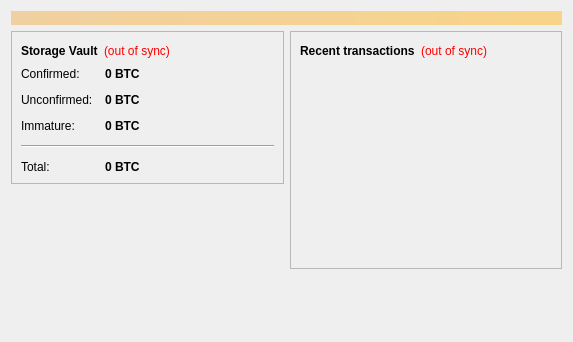
<?xml version="1.0" encoding="UTF-8"?>
<ui version="4.0">
 <class>OverviewPage</class>
 <widget class="QWidget" name="OverviewPage">
  <property name="geometry">
   <rect>
    <x>0</x>
    <y>0</y>
    <width>573</width>
    <height>342</height>
   </rect>
  </property>
  <property name="windowTitle">
   <string>Form</string>
  </property>
  <layout class="QVBoxLayout" name="topLayout">
   <item>
    <widget class="QLabel" name="labelAlerts">
     <property name="visible">
      <bool>false</bool>
     </property>
     <property name="styleSheet">
      <string notr="true">background-color: qlineargradient(x1: 0, y1: 0, x2: 1, y2: 0, stop:0 #F0D0A0, stop:1 #F8D488); color:#000000;</string>
     </property>
     <property name="wordWrap">
      <bool>true</bool>
     </property>
     <property name="margin">
      <number>3</number>
     </property>
    </widget>
   </item>
   <item>
    <layout class="QHBoxLayout" name="horizontalLayout" stretch="1,1">
     <item>
      <layout class="QVBoxLayout" name="verticalLayout_2">
       <item>
        <widget class="QFrame" name="frame">
         <property name="frameShape">
          <enum>QFrame::StyledPanel</enum>
         </property>
         <property name="frameShadow">
          <enum>QFrame::Raised</enum>
         </property>
         <layout class="QVBoxLayout" name="verticalLayout_4">
          <item>
           <layout class="QHBoxLayout" name="horizontalLayout_4">
            <item>
             <widget class="QLabel" name="label_5">
              <property name="font">
               <font>
                <weight>75</weight>
                <bold>true</bold>
               </font>
              </property>
              <property name="text">
               <string>Storage Vault</string>
              </property>
             </widget>
            </item>
            <item>
             <widget class="QLabel" name="labelWalletStatus">
              <property name="toolTip">
               <string>The displayed information may be out of date. Your wallet automatically synchronizes with the platinum network after a connection is established, but this process has not completed yet.</string>
              </property>
              <property name="styleSheet">
               <string notr="true">QLabel { color: red; }</string>
              </property>
              <property name="text">
               <string notr="true">(out of sync)</string>
              </property>
              <property name="alignment">
               <set>Qt::AlignLeading|Qt::AlignLeft|Qt::AlignVCenter</set>
              </property>
             </widget>
            </item>
            <item>
             <spacer name="horizontalSpacer_2">
              <property name="orientation">
               <enum>Qt::Horizontal</enum>
              </property>
              <property name="sizeHint" stdset="0">
               <size>
                <width>40</width>
                <height>20</height>
               </size>
              </property>
             </spacer>
            </item>
           </layout>
          </item>
          <item>
           <layout class="QFormLayout" name="formLayout_2">
            <property name="fieldGrowthPolicy">
             <enum>QFormLayout::AllNonFixedFieldsGrow</enum>
            </property>
            <property name="horizontalSpacing">
             <number>12</number>
            </property>
            <property name="verticalSpacing">
             <number>12</number>
            </property>
            <item row="0" column="0">
             <widget class="QLabel" name="label">
              <property name="text">
               <string>Confirmed:</string>
              </property>
             </widget>
            </item>
            <item row="0" column="1">
             <widget class="QLabel" name="labelBalance">
              <property name="font">
               <font>
                <weight>75</weight>
                <bold>true</bold>
               </font>
              </property>
              <property name="cursor">
               <cursorShape>IBeamCursor</cursorShape>
              </property>
              <property name="toolTip">
               <string>Your current spendable balance</string>
              </property>
              <property name="text">
               <string notr="true">0 BTC</string>
              </property>
              <property name="textInteractionFlags">
               <set>Qt::LinksAccessibleByMouse|Qt::TextSelectableByKeyboard|Qt::TextSelectableByMouse</set>
              </property>
             </widget>
            </item>
            <item row="1" column="0">
             <widget class="QLabel" name="label_3">
              <property name="text">
               <string>Unconfirmed:</string>
              </property>
             </widget>
            </item>
            <item row="1" column="1">
             <widget class="QLabel" name="labelUnconfirmed">
              <property name="font">
               <font>
                <weight>75</weight>
                <bold>true</bold>
               </font>
              </property>
              <property name="cursor">
               <cursorShape>IBeamCursor</cursorShape>
              </property>
              <property name="toolTip">
               <string>Total of transactions that have yet to be confirmed, and do not yet count toward the spendable balance</string>
              </property>
              <property name="text">
               <string notr="true">0 BTC</string>
              </property>
              <property name="textInteractionFlags">
               <set>Qt::LinksAccessibleByMouse|Qt::TextSelectableByKeyboard|Qt::TextSelectableByMouse</set>
              </property>
             </widget>
            </item>
            <item row="2" column="0">
             <widget class="QLabel" name="labelImmatureText">
              <property name="text">
               <string>Immature:</string>
              </property>
             </widget>
            </item>
            <item row="2" column="1">
             <widget class="QLabel" name="labelImmature">
              <property name="font">
               <font>
                <weight>75</weight>
                <bold>true</bold>
               </font>
              </property>
              <property name="toolTip">
               <string>Mined balance that has not yet matured</string>
              </property>
              <property name="text">
               <string notr="true">0 BTC</string>
              </property>
              <property name="textInteractionFlags">
               <set>Qt::LinksAccessibleByMouse|Qt::TextSelectableByKeyboard|Qt::TextSelectableByMouse</set>
              </property>
             </widget>
            </item>
            <item row="3" column="0" colspan="2">
             <widget class="Line" name="line">
              <property name="orientation">
               <enum>Qt::Horizontal</enum>
              </property>
             </widget>
            </item>
            <item row="4" column="0">
             <widget class="QLabel" name="labelTotalText">
              <property name="text">
               <string>Total:</string>
              </property>
             </widget>
            </item>
            <item row="4" column="1">
             <widget class="QLabel" name="labelTotal">
              <property name="font">
               <font>
                <weight>75</weight>
                <bold>true</bold>
               </font>
              </property>
              <property name="cursor">
               <cursorShape>IBeamCursor</cursorShape>
              </property>
              <property name="toolTip">
               <string>Your current total balance</string>
              </property>
              <property name="text">
               <string notr="true">0 BTC</string>
              </property>
              <property name="textInteractionFlags">
               <set>Qt::LinksAccessibleByMouse|Qt::TextSelectableByKeyboard|Qt::TextSelectableByMouse</set>
              </property>
             </widget>
            </item>
           </layout>
          </item>
         </layout>
        </widget>
       </item>
       <item>
        <spacer name="verticalSpacer">
         <property name="orientation">
          <enum>Qt::Vertical</enum>
         </property>
         <property name="sizeHint" stdset="0">
          <size>
           <width>20</width>
           <height>40</height>
          </size>
         </property>
        </spacer>
       </item>
       <item>
        <widget class="QLabel" name="label_2">
         <property name="text">
          <string/>
         </property>
         <property name="pixmap">
          <pixmap resource="../bitcoin.qrc">:/icons/bitcoin</pixmap>
         </property>
        </widget>
       </item>
      </layout>
     </item>
     <item>
      <layout class="QVBoxLayout" name="verticalLayout_3">
       <item>
        <widget class="QFrame" name="frame_2">
         <property name="frameShape">
          <enum>QFrame::StyledPanel</enum>
         </property>
         <property name="frameShadow">
          <enum>QFrame::Raised</enum>
         </property>
         <layout class="QVBoxLayout" name="verticalLayout">
          <item>
           <layout class="QHBoxLayout" name="horizontalLayout_2">
            <item>
             <widget class="QLabel" name="label_4">
              <property name="text">
               <string>&lt;b&gt;Recent transactions&lt;/b&gt;</string>
              </property>
             </widget>
            </item>
            <item>
             <widget class="QLabel" name="labelTransactionsStatus">
              <property name="toolTip">
               <string>The displayed information may be out of date. Your wallet automatically synchronizes with the platinum network after a connection is established, but this process has not completed yet.</string>
              </property>
              <property name="styleSheet">
               <string notr="true">QLabel { color: red; }</string>
              </property>
              <property name="text">
               <string notr="true">(out of sync)</string>
              </property>
              <property name="alignment">
               <set>Qt::AlignRight|Qt::AlignTrailing|Qt::AlignVCenter</set>
              </property>
             </widget>
            </item>
            <item>
             <spacer name="horizontalSpacer">
              <property name="orientation">
               <enum>Qt::Horizontal</enum>
              </property>
              <property name="sizeHint" stdset="0">
               <size>
                <width>40</width>
                <height>20</height>
               </size>
              </property>
             </spacer>
            </item>
           </layout>
          </item>
          <item>
           <widget class="QListView" name="listTransactions">
            <property name="styleSheet">
             <string notr="true">QListView { background: transparent; }</string>
            </property>
            <property name="frameShape">
             <enum>QFrame::NoFrame</enum>
            </property>
            <property name="verticalScrollBarPolicy">
             <enum>Qt::ScrollBarAlwaysOff</enum>
            </property>
            <property name="horizontalScrollBarPolicy">
             <enum>Qt::ScrollBarAlwaysOff</enum>
            </property>
            <property name="selectionMode">
             <enum>QAbstractItemView::NoSelection</enum>
            </property>
           </widget>
          </item>
         </layout>
        </widget>
       </item>
       <item>
        <spacer name="verticalSpacer_2">
         <property name="orientation">
          <enum>Qt::Vertical</enum>
         </property>
         <property name="sizeHint" stdset="0">
          <size>
           <width>20</width>
           <height>40</height>
          </size>
         </property>
        </spacer>
       </item>
      </layout>
     </item>
    </layout>
   </item>
  </layout>
 </widget>
 <resources>
  <include location="../bitcoin.qrc"/>
 </resources>
 <connections/>
</ui>
